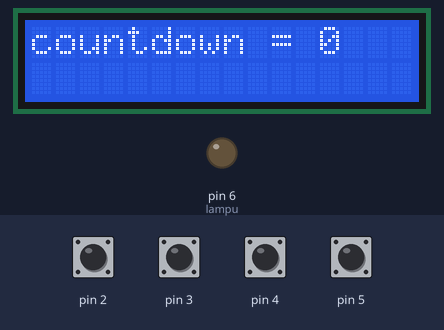
The sketch below on a simulated Arduino Uno, built with avr-gcc and run on an emulated ATmega328P. Shown: 16×2 character LCD, output pins drawn as LEDs (lit = HIGH). Inputs (shaded band) come from the test bench; at power-on: pin 2–5 HIGH.

Above: at 1.2 s.
1.3 s: pin 4 pulled LOW for 0.15 s
At 1.47 s:
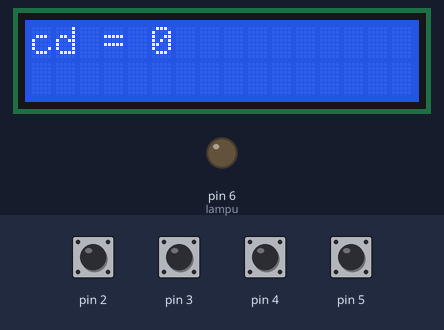
3.0 s: pin 2 pulled LOW for 0.15 s
At 3.8 s:
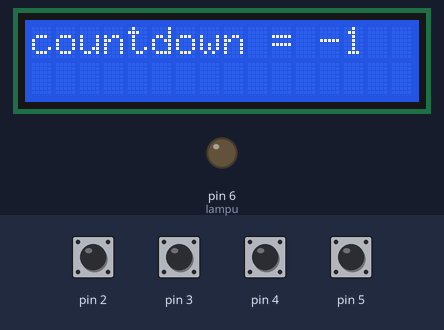
5.6 s: pin 4 pulled LOW for 1 s
At 7.5 s:
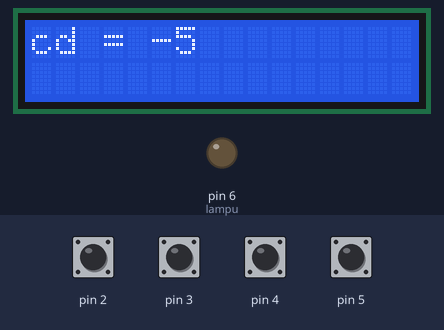
8.1 s: pin 3 pulled LOW for 0.15 s
At 10.5 s:
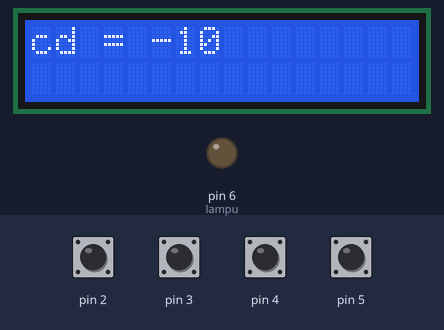
11.2 s: pin 2 pulled LOW for 1 s
At 13.1 s:
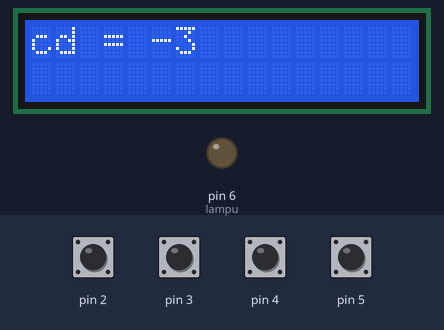
13.7 s: pin 3 pulled LOW for 1 s
At 16.1 s:
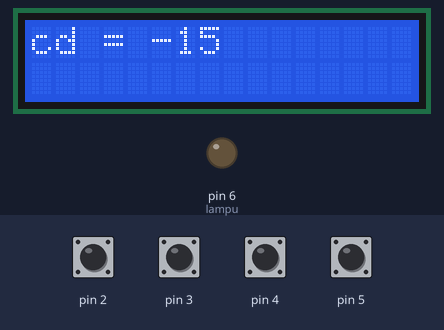
Timing chart, 0 to 17.2 s (numbered marks = the images above; inputs shaded):
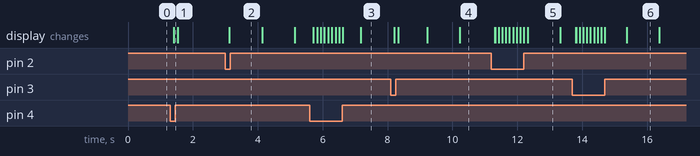

Measured:
- after the input at 1.3 s, the display: first changes after 0.11 s (image 1 shows a later state)
- after the input at 3.0 s, the display: changes after 0.12 s (image 2)
- after the input at 5.6 s, the display: first changes after 0.11 s (image 3 shows a later state)
- after the input at 8.1 s, the display: first changes after 0.10 s (image 4 shows a later state)
- after the input at 11.2 s, the display: first changes after 0.11 s (image 5 shows a later state)
- after the input at 13.7 s, the display: first changes after 0.10 s (image 6 shows a later state)
- what the display in image 5 shows lasts 1.0 s, from 12.3 s to 13.3 s

The sketch:

countdown_timer.ino
```cpp
/*program ini didapatkan dari referensi robotikID*/
#include <LiquidCrystal_I2C.h>
#include <Wire.h>
LiquidCrystal_I2C lcd(0x27, 16, 2);

#define up digitalRead(2) == 0
#define down digitalRead(3) == 0
#define ok digitalRead(4) == 0
#define cancel digitalRead(5) == 0
#define lampu 6

char state;
int cd = 0;
unsigned long millisSebelum;
int hitungMulai;
void setup() {
  // put your setup code here, to run once:
  lcd.init();
  lcd.backlight();
  pinMode(2, INPUT_PULLUP);
  pinMode(3, INPUT_PULLUP);
  pinMode(4, INPUT_PULLUP);
  pinMode(5, INPUT_PULLUP);
  pinMode(lampu, OUTPUT);
  digitalWrite(lampu, LOW);
}

void loop() {
  // put your main code here, to run repeatedly:
  if (millis() > millisSebelum + 1000) {
    millisSebelum = millis();
    if (hitungMulai == 1) {
      cd--;
      digitalWrite(lampu, LOW);
      lcd.clear();
      if (cd == 0) {
        hitungMulai = 0;
        digitalWrite(lampu, HIGH);
        lcd.clear();
        lcd.setCursor(0, 1);
        lcd.print("waktu habis!");
      }
    }
  }

  switch (state) {
    case 0:
      lcd.setCursor(0, 0);
      lcd.print("countdown = ");
      lcd.print(cd);

      if (ok) {
        state = 1;
        digitalWrite(lampu, LOW);
        delay(100);
        lcd.clear();
      }
      if (up) {
        hitungMulai = 1;
        delay(100);
      }
      break;
    case 1:
      lcd.setCursor(0, 0);
      lcd.print("cd = ");
      lcd.print(cd);
      if (up) {
        cd++;
        delay(100);
        lcd.clear();
      } else if (down) {
        cd--;
        delay(100);
        lcd.clear();
      }
      if (ok) {
        state = 0;
        delay(100);
        lcd.clear();
      } else if (cancel) {
        state = 0;
        cd = 0;
        delay(100);
        lcd.clear();
      }

      break;
  }
}
```
